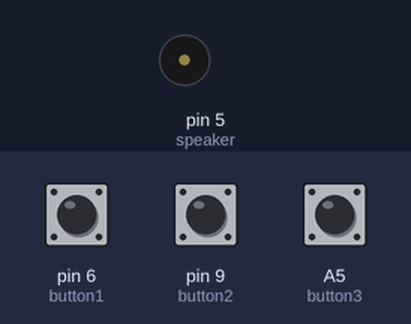
Simulated run of this sketch. Board: Arduino Uno, built with avr-gcc and run on an emulated ATmega328P. Parts: buzzer (waves = sounding). The test bench sets the inputs (shaded band); at power-on: pin 6 (button1) HIGH, pin 9 (button2) HIGH, A5 (button3) HIGH.

Above: at 1.2 s.
1.3 s: pin 6 (button1) pulled LOW for 0.15 s
At 1.42 s:
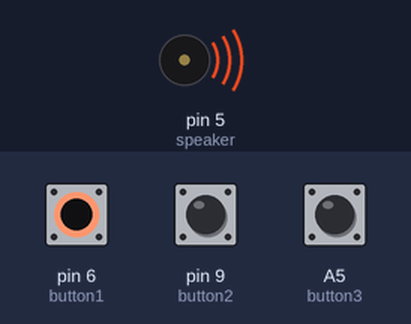
4.3 s: pin 6 (button1) pulled LOW for 3.2 s
9.0 s: pin 6 (button1) pulled LOW for 1 s
At 13.2 s:
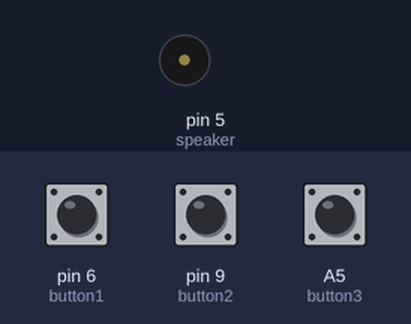
Timing chart, 0 to 14.7 s (numbered marks = the images above; inputs shaded):
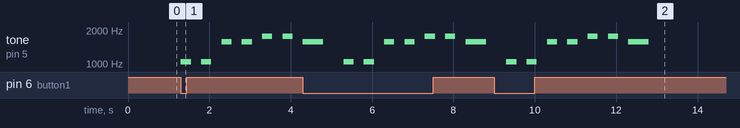

The sketch:

TovaOcean.ino
```cpp
int speaker = 5;   //speaker is attached to pin 5
int button1 = 6;   //Octi
int button2 = 9;    //rubi
int button3 = A5;     //dolphi
int button1Value;  //sets up the sensor variable for the pointer finger
int button2Value;   //sets up the sensor variable for the middle finger
int button3Value;     //sets up the sensor variable for the ring finger
int led = 13;

//notes
int C = 1046;
int D = 1175;
int E = 1319;
int F = 1397;
int G = 1568;
int A = 1760;
int B = 1976;
int C1 = 2093;

void setup() {
  // put your setup code here, to run once:
  pinMode(speaker, OUTPUT);  //sets up the speaker as an output
  pinMode(button1, INPUT);
  pinMode(button2, INPUT);
  pinMode(button3, INPUT);
  digitalWrite(button1, HIGH); //initializes the sensor
  digitalWrite(button2, HIGH);  //initializes the sensor
  digitalWrite(button3, HIGH);    //initializes the sensor
}

void MakeNote(int NoteNumber, int duration)
{
  // "stacatto" note, on for 1/2 of duration, off for 1/2 of duration
  tone(speaker, NoteNumber);
  delay(duration/2);
  noTone(speaker);
  delay(duration/2);
}

void songA(int duration)
{
  MakeNote(C, duration);
  MakeNote(C, duration);
  MakeNote(G, duration);
  MakeNote(G, duration);
  MakeNote(A, duration);
  MakeNote(A, duration);
  MakeNote(G, duration*2);
}

void songB(int duration)
{
  MakeNote(F, duration);
  MakeNote(F, duration);
  MakeNote(E, duration);
  MakeNote(E, duration);
  MakeNote(D, duration);
  MakeNote(D, duration);
  MakeNote(C, duration*2);
}

void songC(int duration)
{
  MakeNote(G, duration);
  MakeNote(G, duration);
  MakeNote(F, duration);
  MakeNote(F, duration);
  MakeNote(E, duration);
  MakeNote(E, duration);
  MakeNote(D, duration*2);
}

void song()
{
  int duration = 500; // controls tempo of song
  songA(duration);
  songB(duration);
  songB(duration);
  songA(duration);
}

void loop() {
  // put your main code here, to run repeatedly:
  button1Value = digitalRead(button1);  //reads information from the sensor
  button2Value = digitalRead(button2);    //reads information from the sensor
  button3Value = digitalRead(button3);        //reads information from the sensor
  int duration = 500; //controls tempo of song

  if (button1Value==LOW)
  {
    digitalWrite(led, HIGH);
    songA(duration);
  }
  else if (button2Value==LOW)
  {
    digitalWrite(led, HIGH);
    songB(duration);
  }
  else if (button3Value==LOW)
  {
    digitalWrite(led, HIGH);
    songC(duration);
  }
  else
  {
    digitalWrite(led, LOW);
    noTone(speaker);
  }
}
```

Measured:
- after the input at 1.3 s, tone on pin 5 (speaker): plays 1046 Hz for 0.25 s, 1046 Hz for 0.25 s, 1568 Hz for 0.25 s, 1568 Hz for 0.25 s, 1760 Hz for 0.25 s, 1760 Hz for 0.25 s, starting at once
- after the input at 9.0 s, tone on pin 5 (speaker): plays 1046 Hz for 0.25 s, 1046 Hz for 0.25 s, 1568 Hz for 0.25 s, 1568 Hz for 0.25 s, 1760 Hz for 0.25 s, 1760 Hz for 0.25 s … (7 notes in this stretch), starting after 0.30 s
